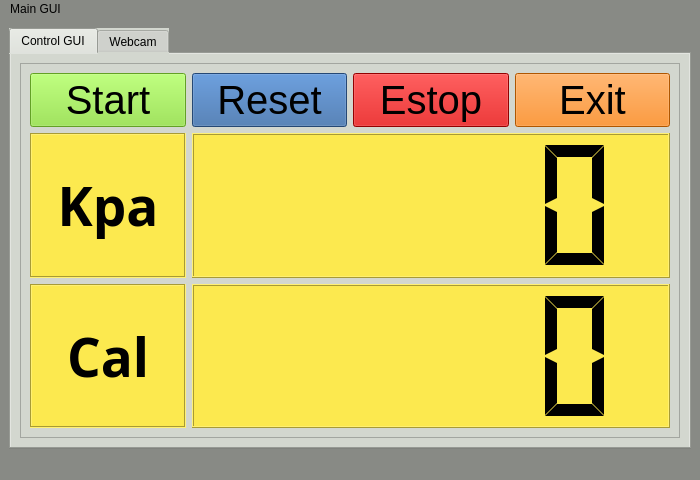
<?xml version="1.0" encoding="UTF-8"?>
<ui version="4.0">
 <class>MainWindow</class>
 <widget class="QMainWindow" name="MainWindow">
  <property name="geometry">
   <rect>
    <x>0</x>
    <y>0</y>
    <width>700</width>
    <height>480</height>
   </rect>
  </property>
  <property name="cursor">
   <cursorShape>BlankCursor</cursorShape>
  </property>
  <property name="mouseTracking">
   <bool>false</bool>
  </property>
  <property name="windowTitle">
   <string>Automated Calibration System GUI</string>
  </property>
  <property name="windowIcon">
   <iconset>
    <normaloff>../../../../../../../Documents/PlatformIO/Projects/kelco_test_001/beta.jpg</normaloff>../../../../../../../Documents/PlatformIO/Projects/kelco_test_001/beta.jpg</iconset>
  </property>
  <property name="windowOpacity">
   <double>1.000000000000000</double>
  </property>
  <property name="autoFillBackground">
   <bool>false</bool>
  </property>
  <property name="styleSheet">
   <string notr="true">background-color: rgb(136, 138, 133);</string>
  </property>
  <property name="iconSize">
   <size>
    <width>40</width>
    <height>40</height>
   </size>
  </property>
  <property name="tabShape">
   <enum>QTabWidget::Rounded</enum>
  </property>
  <widget class="QWidget" name="centralwidget">
   <property name="cursor">
    <cursorShape>BlankCursor</cursorShape>
   </property>
   <property name="styleSheet">
    <string notr="true">selection-background-color: qlineargradient(spread:pad, x1:0, y1:0, x2:1, y2:0, stop:0 rgba(85, 87, 83, 255), stop:1 rgba(255, 255, 255, 255));</string>
   </property>
   <layout class="QGridLayout" name="gridLayout">
    <item row="0" column="1">
     <widget class="QTabWidget" name="tabWidget">
      <property name="enabled">
       <bool>true</bool>
      </property>
      <property name="cursor">
       <cursorShape>PointingHandCursor</cursorShape>
      </property>
      <property name="styleSheet">
       <string notr="true">background-color: rgb(211, 215, 207);</string>
      </property>
      <property name="currentIndex">
       <number>0</number>
      </property>
      <widget class="QWidget" name="tab_3">
       <attribute name="title">
        <string>Control GUI</string>
       </attribute>
       <layout class="QGridLayout" name="gridLayout_3">
        <item row="0" column="0">
         <widget class="QScrollArea" name="scrollArea">
          <property name="widgetResizable">
           <bool>true</bool>
          </property>
          <widget class="QWidget" name="scrollAreaWidgetContents">
           <property name="geometry">
            <rect>
             <x>0</x>
             <y>0</y>
             <width>650</width>
             <height>344</height>
            </rect>
           </property>
           <layout class="QGridLayout" name="gridLayout_2">
            <item row="2" column="0">
             <widget class="QLabel" name="kpaLabel">
              <property name="font">
               <font>
                <family>Ubuntu Condensed</family>
                <pointsize>40</pointsize>
                <weight>75</weight>
                <bold>true</bold>
               </font>
              </property>
              <property name="styleSheet">
               <string notr="true">background-color: rgb(252, 233, 79);
</string>
              </property>
              <property name="frameShape">
               <enum>QFrame::Box</enum>
              </property>
              <property name="frameShadow">
               <enum>QFrame::Sunken</enum>
              </property>
              <property name="lineWidth">
               <number>1</number>
              </property>
              <property name="text">
               <string>Kpa</string>
              </property>
              <property name="scaledContents">
               <bool>false</bool>
              </property>
              <property name="alignment">
               <set>Qt::AlignCenter</set>
              </property>
             </widget>
            </item>
            <item row="0" column="3">
             <widget class="QPushButton" name="exitButton">
              <property name="font">
               <font>
                <pointsize>30</pointsize>
               </font>
              </property>
              <property name="cursor">
               <cursorShape>PointingHandCursor</cursorShape>
              </property>
              <property name="autoFillBackground">
               <bool>false</bool>
              </property>
              <property name="styleSheet">
               <string notr="true">background-color: rgb(245, 121, 0);</string>
              </property>
              <property name="text">
               <string>Exit</string>
              </property>
             </widget>
            </item>
            <item row="0" column="0">
             <widget class="QPushButton" name="startButton">
              <property name="font">
               <font>
                <pointsize>30</pointsize>
               </font>
              </property>
              <property name="cursor">
               <cursorShape>PointingHandCursor</cursorShape>
              </property>
              <property name="autoFillBackground">
               <bool>false</bool>
              </property>
              <property name="styleSheet">
               <string notr="true">background-color: rgb(138, 226, 52);</string>
              </property>
              <property name="text">
               <string>Start</string>
              </property>
             </widget>
            </item>
            <item row="3" column="1" colspan="3">
             <widget class="QLCDNumber" name="kpaLCDNumber">
              <property name="styleSheet">
               <string notr="true">background-color: rgb(252, 233, 79);</string>
              </property>
              <property name="smallDecimalPoint">
               <bool>false</bool>
              </property>
              <property name="segmentStyle">
               <enum>QLCDNumber::Flat</enum>
              </property>
              <property name="value" stdset="0">
               <double>0.000000000000000</double>
              </property>
              <property name="intValue" stdset="0">
               <number>0</number>
              </property>
             </widget>
            </item>
            <item row="2" column="1" colspan="3">
             <widget class="QLCDNumber" name="calLCDNumber">
              <property name="styleSheet">
               <string notr="true">background-color: rgb(252, 233, 79);</string>
              </property>
              <property name="frameShape">
               <enum>QFrame::Box</enum>
              </property>
              <property name="segmentStyle">
               <enum>QLCDNumber::Flat</enum>
              </property>
              <property name="intValue" stdset="0">
               <number>0</number>
              </property>
             </widget>
            </item>
            <item row="3" column="0">
             <widget class="QLabel" name="calLabel">
              <property name="font">
               <font>
                <family>Ubuntu Condensed</family>
                <pointsize>40</pointsize>
                <weight>75</weight>
                <bold>true</bold>
               </font>
              </property>
              <property name="styleSheet">
               <string notr="true">background-color: rgb(252, 233, 79);</string>
              </property>
              <property name="frameShape">
               <enum>QFrame::Box</enum>
              </property>
              <property name="frameShadow">
               <enum>QFrame::Sunken</enum>
              </property>
              <property name="text">
               <string>Cal</string>
              </property>
              <property name="alignment">
               <set>Qt::AlignCenter</set>
              </property>
             </widget>
            </item>
            <item row="0" column="1">
             <widget class="QPushButton" name="resetButton">
              <property name="font">
               <font>
                <pointsize>30</pointsize>
               </font>
              </property>
              <property name="cursor">
               <cursorShape>PointingHandCursor</cursorShape>
              </property>
              <property name="autoFillBackground">
               <bool>false</bool>
              </property>
              <property name="styleSheet">
               <string notr="true">background-color: rgb(52, 101, 164);</string>
              </property>
              <property name="text">
               <string>Reset</string>
              </property>
             </widget>
            </item>
            <item row="0" column="2">
             <widget class="QPushButton" name="stopButton">
              <property name="font">
               <font>
                <pointsize>30</pointsize>
               </font>
              </property>
              <property name="cursor">
               <cursorShape>PointingHandCursor</cursorShape>
              </property>
              <property name="autoFillBackground">
               <bool>false</bool>
              </property>
              <property name="styleSheet">
               <string notr="true">background-color: rgb(204, 0, 0);</string>
              </property>
              <property name="text">
               <string>Estop</string>
              </property>
             </widget>
            </item>
           </layout>
          </widget>
         </widget>
        </item>
       </layout>
      </widget>
      <widget class="QWidget" name="tab_4">
       <attribute name="title">
        <string>Webcam</string>
       </attribute>
       <layout class="QGridLayout" name="gridLayout_4">
        <item row="1" column="0" colspan="2">
         <widget class="QScrollArea" name="scrollArea_2">
          <property name="widgetResizable">
           <bool>true</bool>
          </property>
          <widget class="QWidget" name="scrollAreaWidgetContents_2">
           <property name="geometry">
            <rect>
             <x>0</x>
             <y>0</y>
             <width>763</width>
             <height>420</height>
            </rect>
           </property>
           <layout class="QGridLayout" name="gridLayout_5">
            <item row="2" column="0">
             <widget class="QPushButton" name="viewButton">
              <property name="styleSheet">
               <string notr="true">background-color: rgb(173, 127, 168);</string>
              </property>
              <property name="text">
               <string>View</string>
              </property>
             </widget>
            </item>
            <item row="2" column="1">
             <widget class="QPushButton" name="closeButton">
              <property name="styleSheet">
               <string notr="true">background-color: rgb(239, 41, 41);</string>
              </property>
              <property name="text">
               <string>Close</string>
              </property>
             </widget>
            </item>
            <item row="0" column="0" colspan="2">
             <widget class="QLabel" name="webcamFrame">
              <property name="text">
               <string/>
              </property>
             </widget>
            </item>
           </layout>
          </widget>
         </widget>
        </item>
       </layout>
      </widget>
     </widget>
    </item>
   </layout>
  </widget>
  <widget class="QMenuBar" name="menubar">
   <property name="geometry">
    <rect>
     <x>0</x>
     <y>0</y>
     <width>700</width>
     <height>26</height>
    </rect>
   </property>
   <property name="styleSheet">
    <string notr="true"/>
   </property>
   <widget class="QMenu" name="menuMain_layout">
    <property name="styleSheet">
     <string notr="true">background-color: rgb(136, 138, 133);</string>
    </property>
    <property name="title">
     <string>Main GUI</string>
    </property>
   </widget>
   <addaction name="menuMain_layout"/>
  </widget>
  <widget class="QStatusBar" name="statusbar"/>
 </widget>
 <resources/>
 <connections/>
</ui>
